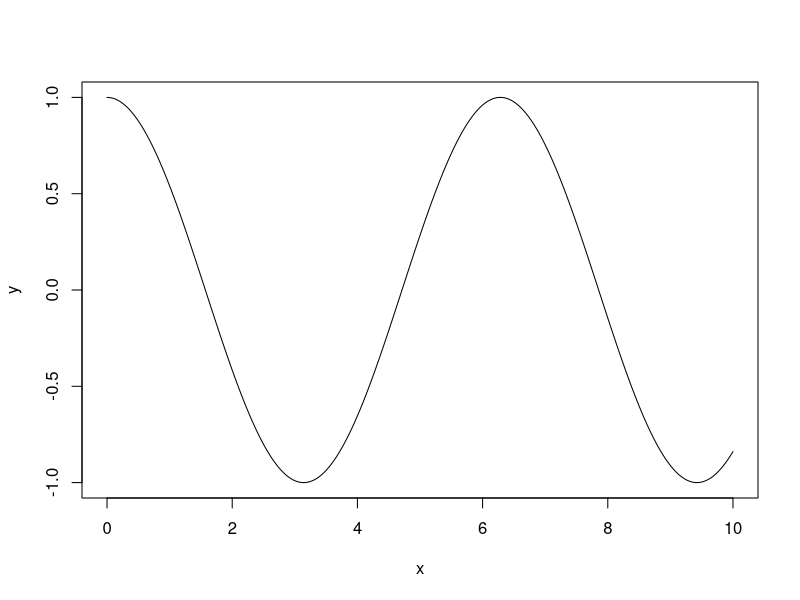
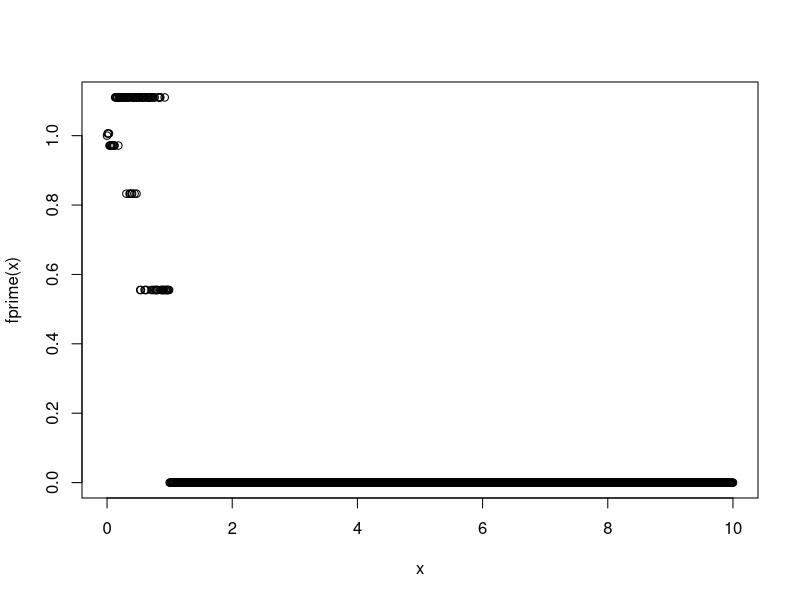
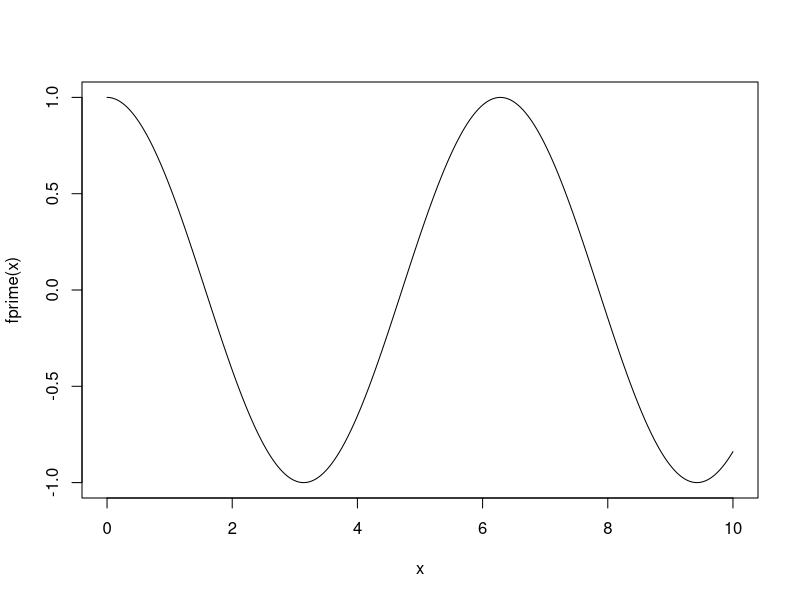
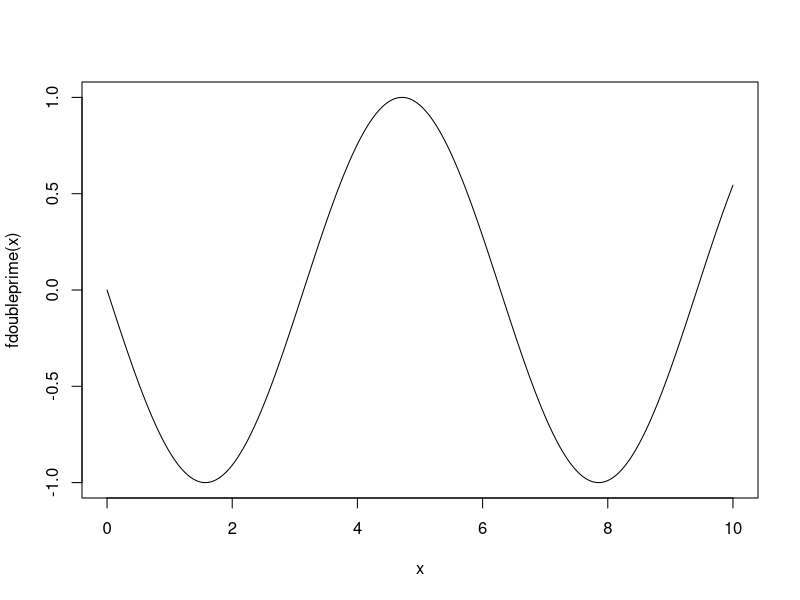

Recreate these plots in R, in order.
#Flexibility (-> decreased bias) vs Variance
#Parameter to move in 1 direction or the other
#\lambda in Ridge Regression/Lasso  --> Cross Validation to find ideal lambda
#Polynomials (booo!) -- Cubic splines: 1, x, x^2, x^3, (x - NOTi)^3 <- for all i
#Natural splines + beta splines --> parameter is number of knots
#Smoothing splines --> parameter is lambda (lambda --> constrained optimization)
#                  --> punish non-smoothness, reward smoothness
#                  --> smoothness in sense of 2nd derivative
#                  --> \int |f^{(z)}(x)| dx
#                  --> polynomials very not smooth
#                  --> \sum\left( y_i - f(x_i) \right) + \lambda \int |f^{(z)}(x)|dx
#                  --> Need function continuous in their first derivative
#White noise, Browinan Motion <- Wiener Process
#Noisy function -> length scale comparable to the noise
#Large run so noise cancelled out so derivative needs space for noisy function
#Polynomials don't have this b/c no noise in polynomials

##################################################################
##################################################################
#Find the first derivative
first <- function(f, x = 1, h = 0.001){ #First Derivative
  function(x) {(1/(2*h))*(f(x + h) - f(x - h))}
}
##################################################################
##################################################################


x <- seq(0, 10, length = 1000)
fprime <- first(sin)
#> fprime
#function(x) {(1/(2*h))*(f(x + h) - f(x - h))}
#<environment: 0x0000000014544cc8>
y <- fprime(x)
plot(x, y, type = "l")

#Well, this is a little messed up --> numbers discrete past 16 digits, so differences go a little wonky.
fprime <- first(sin, h = 0.0000000000000001)
plot(x, fprime(x))
.Machine$double.eps #--> smallest value for computer

#This h is the smallest one you want to use
fprime <- first(sin, h = sqrt(.Machine$double.eps))
plot(x, fprime(x), type = "l")

##################################################################
##################################################################
#Find the 2nd derivative
second <- function(f, h = 0.001){
  fprime <- first(f, h=h)
  first(fprime)
}
##################################################################
##################################################################

fdoubleprime <- second(sin)
fdoubleprime
plot(x, fdoubleprime(x), type = "l")

##################################################################
##################################################################
penalty <- function(f, a = 0, b = 1, h = 0.001){
  f2 <- function(x) {abs(second(f, h = h)(x)^2)}
  integrate(f2, a, b)
}

#Natural Spline -- linear outside x's with data